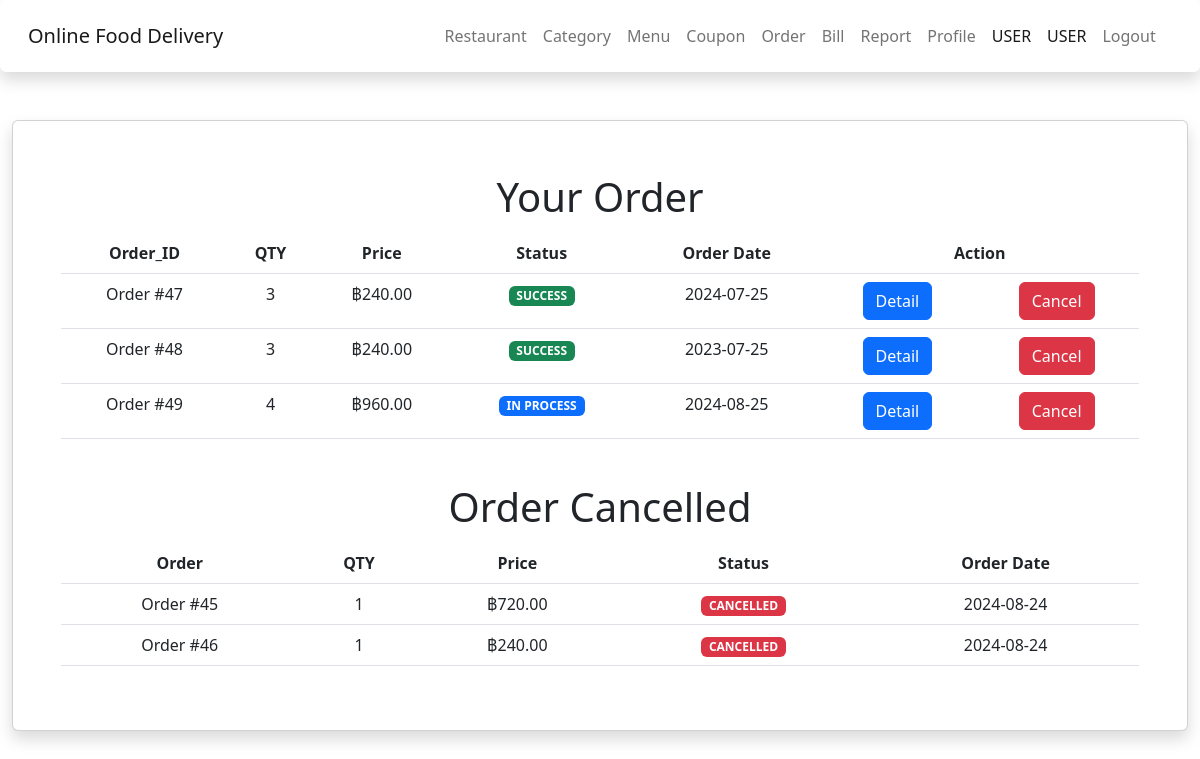
The page /restaurant/manage_order.php (signed in) on the database its author committed.
### tables this page shows
CREATE TABLE `orders` (
  `order_id` int(11) NOT NULL,
  `res_id` int(11) NOT NULL,
  `mem_id` int(11) NOT NULL,
  `order_qty` int(10) NOT NULL,
  `order_price` float NOT NULL,
  `order_status` varchar(20) NOT NULL DEFAULT 'in_process',
  `order_date` date NOT NULL,
  `order_success` timestamp NULL DEFAULT CURRENT_TIMESTAMP,
  `mem_status` varchar(10) DEFAULT NULL,
  `order_group` int(11) DEFAULT NULL,
  `order_address` varchar(255) DEFAULT NULL,
  `mem_note` varchar(255) DEFAULT NULL
);

### restaurant/manage_order.php (the view, shortened to what this page needs)
<!DOCTYPE html>
<html lang="en">
<head>
    <?php include('../asset/head/head-rest.php'); ?>
</head>
<body>
    <div class="container-fluid content">
        <div class="card shadow p-5 mb-5 bg-body rounded">
            <h1 align="center" class="p-1">Your Order</h1>
            <div class="table-responsive">
                <table class="table">
                    <thead align="center">
                        <tr>
                            <th>Order_ID</th>
                            <th>QTY</th>
                            <th>Price</th>
                            <th>Status</th>
                            <th>Order Date</th>
                            <th colspan="2">Action</th>
                        </tr>
                    </thead>
                    <?php
                    include('../connect.php');
                    $sql1 = "SELECT * FROM restaurant ";
                    $query1 = mysqli_query($conn, $sql1);
                    $result1 = mysqli_fetch_array($query1);
                    ?>
                    <?php
                    $res_id = $result1['res_id'];
                    $sql = "SELECT * FROM orders WHERE res_id = '$res_id' and order_status IN ('in_process','waiting','delivery','success') ";
                    $query = mysqli_query($conn, $sql);
                    while ($result = mysqli_fetch_array($query)) {
                        ?>
                        <tbody class="text-center">
                            <form action="config_order.php" method="POST">
                                <tr>
                                    <td>Order #<?php echo $result['order_id']; ?></td>
                                    <td><?php echo $result['order_qty']; ?></td>
                                    <td><?php echo '฿' . number_format($result['order_price'], 2); ?></td>
                                    <td>
                                        <?php
                                        if ($result['order_status'] == 'in_process') {
                                            echo '<span class="badge text-bg-primary">IN PROCESS</span>';
                                        } else if ($result['order_status'] == 'waiting') {
                                            echo '<span class="badge text-bg-warning">WAITING ORDER</span>';
                                        } else if ($result['order_status'] == 'delivery') {
                                            echo '<span class="badge text-bg-info text-dark">DELIVERY</span>';
                                        } else if ($result['order_status'] == 'success') {
                                            echo '<span class="badge text-bg-success">SUCCESS</span>';
                                        } else if ($result['order_status'] == 'cancle') {
                                            echo '<span class="badge text-bg-danger">CANCELLED</span>';
                                        }
                                        ?>
                                    </td>
                                    <td><?php echo $result['order_date']; ?></td>
                                    <td>
                                        <button type="button" class="btn btn-primary" data-bs-toggle="modal"
                                            data-bs-target="#modal-<?php echo $result['order_id']; ?>">
                                            Detail
                                        </button>
                                    </td>
                                    <td><button type="submit" name="cancle" class="btn btn-danger">Cancel</button></td>
                                </tr>
                            </form>
                        <?php } ?>
                </table>
            </div>
            <br>
            <h1 align="center" class="p-1">Order Cancelled</h1>
            <div class="table-responsive">
                <table class="table">
                    <thead align="center">
                        <tr>
                            <th>Order</th>
                            <th>QTY</th>
                            <th>Price</th>
                            <th>Status</th>
                            <th>Order Date</th>
                        </tr>
                    </thead>
                    <?php
                    $sql2 = "SELECT * FROM orders WHERE res_id = '$res_id' and order_status = 'cancle'";
                    $query2 = mysqli_query($conn, $sql2);
                    while ($result2 = mysqli_fetch_array($query2)) {
                        ?>
                        <tbody class="text-center">
                            <form>
                                <tr>
                                    <td>Order #<?php echo $result2['order_id']; ?></td>
                                    <td><?php echo $result2['order_qty']; ?></td>
                                    <td><?php echo '฿' . number_format($result2['order_price'], 2); ?></td>
                                    <td>
                                        <?php
                                        if ($result2['order_status'] == 'in_process') {
                                            echo '<span class="badge text-bg-primary">IN PROCESS</span>';
                                        } else if ($result2['order_status'] == 'waiting') {
                                            echo '<span class="badge text-bg-warning">WAITING RIDER</span>';
                                        } else if ($result2['order_status'] == 'delivery') {
                                            echo '<span class="badge text-bg-info text-dark">DELIVERY</span>';
                                        } else if ($result2['order_status'] == 'success') {
                                            echo '<span class="badge text-bg-success">SUCCESS</span>';
                                        } else if ($result2['order_status'] == 'cancle') {
                                            echo '<span class="badge text-bg-danger">CANCELLED</span>';
                                        }
                                        ?>
                                    </td>
                                    <td><?php echo $result2['order_date']; ?></td>
                                </tr>
                            </form>
                        </tbody>
                    <?php } ?>
                </table>
            </div>
        </div>
    </div>
</body>
</html>

### rows shown on the page
orders: order_id "47", order_qty "3", order_price "240.00", order_status "SUCCESS", order_date "2024-07-25"
orders: order_id "48", order_qty "3", order_price "240.00", order_status "SUCCESS", order_date "2023-07-25"
orders: order_id "49", order_qty "4", order_price "960.00", order_status "IN PROCESS", order_date "2024-08-25"
orders: order_id "45", order_qty "1", order_price "720.00", order_status "CANCELLED", order_date "2024-08-24"
orders: order_id "46", order_qty "1", order_price "240.00", order_status "CANCELLED", order_date "2024-08-24"

### other values the page prints
$_SESSION["mem_name"] "USER"
$_SESSION["mem_last"] "USER"
